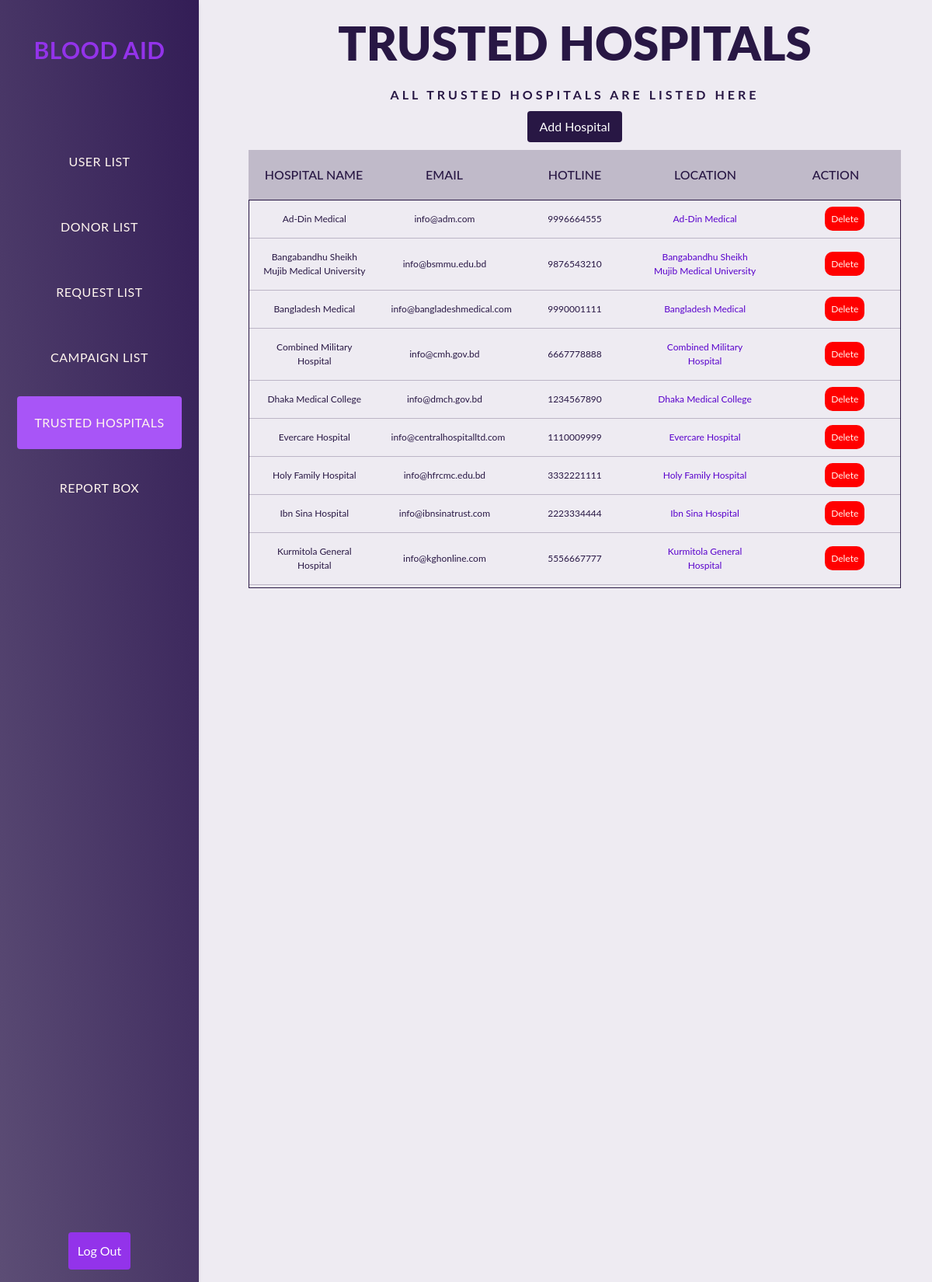
The app's page /admin/hospitals with its own data.
### tables this page shows
CREATE TABLE `trusted_hospitals` (`hospital_name`, `hospital_mail`, `hotline`, `location`);

### views.py (the view, shortened to what this page needs)
def admin_hospitals():
    hospitals = get_trusted_hospitals()
    return render_template('admin_trusted_hospitals.html', hospitals=hospitals)

### models.py (called while the page is built)
def get_trusted_hospitals():
    conn = sqlite3.connect(DB_PATH)
    cursor = conn.cursor()
    cursor.execute("""
        SELECT hospital_name, hospital_mail, hotline, location
        FROM trusted_hospitals
        ORDER BY hospital_name ASC
    """)
    hospitals = cursor.fetchall()
    conn.close()
    return [{'name': row[0], 'email': row[1], 'hotline': row[2], 'location': row[3]} for row in hospitals]

### templates/admin_trusted_hospitals.html (shortened to what this page needs)
<!DOCTYPE html>
<html lang="en">
<head>
    <link rel="stylesheet" type="text/css" href="{{ url_for('static', filename='css/admin_view.css') }}">
    <script src="https://cdn.tailwindcss.com"></script>
</head>
<body>
    <div id="page_wrapper">
        {% include 'admin_navbar.html' %}
        <main>
            <header>
                <div class="text">
                    <h2 class="head_tran"><span>TRUSTED HOSPITALS</span></h2>
                    <p class="head_head">ALL TRUSTED HOSPITALS ARE LISTED HERE</p>
                </div>
                <div class="text-center">
                    <label for="modal_add_hospital" class="add inline-block text-white px-4 py-2 rounded cursor-pointer">
                        Add Hospital
                    </label>
                </div>
            </header>
            <section class="List">
                <div class="tbl-header">
                    <table>
                        <thead>
                            <tr>
                                <th class="text-center">Hospital Name</th>
                                <th class="text-center">Email</th>
                                <th class="text-center">Hotline</th>
                                <th class="text-center">Location</th>
                                <th class="text-center">Action</th>
                            </tr>
                        </thead>
                    </table>
                </div>
                <div class="tbl-content">
                    <table>
                        <tbody>
                            {% for hospital in hospitals %}
                            <tr>
                                <td class="text-center">{{ hospital.name }}</td>
                                <td class="text-center">{{ hospital.email }}</td>
                                <td class="text-center">{{ hospital.hotline }}</td>
                                <td class="text-center">
                                    <a
                                        href="{{ hospital.location }}"
                                        target="_blank"
                                        class="text-blue-600 hover:underline"
                                    >
                                        {{ hospital.name }}
                                    </a>
                                </td>
                                <td class="pl-10 text-center">
                                    <label for="modal_delete_{{ loop.index }}" class="delete bg-red-500 text-white px-3 py-1 rounded cursor-pointer">
                                        Delete
                                    </label>
                                </td>
                            </tr>
                            {% endfor %}
                        </tbody>
                    </table>
                </div>
            </section>
        </main>
    </div>
</body>
</html>

### static/css/admin_view.css (style rules this page uses)
body { margin: 0px; padding: 0px; background-color: var(--accent-dark); }
h2, h3 { margin: 0px; padding: 10px; }
:root { --accent-clr: #2a3ebc; --accent-dark: #a293b82e; --accent-light: rgb(93, 46, 46); --accent-dark_pirple: #281744; --text: seashell; }
#page_wrapper { height: 100vh; display: grid; grid-template-columns: 280px 1fr; font-family: 'Lato', sans-serif; }
a { text-decoration: none; }
.add { margin-top: 10px; margin-bottom: 10px; background-color: #281744; padding: 12px; border-radius: 30px; border: none; cursor: pointer; font-size: 16px; color: white; }
main { padding-bottom: 30px; padding-inline: 40px; }
.head_tran { font-size: 60px; color: #ffffff; text-transform: uppercase; font-weight: 900; text-align: center; transition: .6s; }
.head_head { text-align: center; }
h2 { font-size: 32px; font-weight: 300; color: var(--accent-clr); }
p { line-height: 145%; letter-spacing: 4px; font-weight: 700; color: var(--accent-dark_pirple); margin-bottom: 32px; }
.List { width: 100%; }
table { width: 100%; table-layout: fixed; }
.tbl-header { background-color: #2817443b; }
.tbl-content { height: 500px; overflow-y: scroll; border: 1px solid #281744; }
th { padding: 20px 15px; text-align: left; font-weight: 500; font-size: 16px; color: var(--accent-dark_pirple); text-transform: uppercase; }
td { padding: 15px; text-align: left; font-weight: 400; font-size: 12px; color: var(--accent-dark_pirple); border-bottom: 1px solid #28174440; }
tr>td>.delete { background: red; width: auto; border: none; border-radius: 10px; color: var(--text); padding: 8px; cursor: pointer; }
span { color: var(--accent-dark_pirple); }
.tbl-content a { color: #5902cc; text-decoration: none; }

### records on screen
trusted_hospitals: name "Ad-Din Medical", email "info@adm.com", hotline "9996664555"
trusted_hospitals: name "Bangabandhu Sheikh Mujib Medical University", email "info@bsmmu.edu.bd", hotline "9876543210"
trusted_hospitals: name "Bangladesh Medical", email "info@bangladeshmedical.com", hotline "9990001111"
trusted_hospitals: name "Combined Military Hospital", email "info@cmh.gov.bd", hotline "6667778888"
trusted_hospitals: name "Dhaka Medical College", email "info@dmch.gov.bd", hotline "1234567890"
trusted_hospitals: name "Evercare Hospital", email "info@centralhospitalltd.com", hotline "1110009999"
trusted_hospitals: name "Holy Family Hospital", email "info@hfrcmc.edu.bd", hotline "3332221111"
trusted_hospitals: name "Ibn Sina Hospital", email "info@ibnsinatrust.com", hotline "2223334444"
trusted_hospitals: name "Kurmitola General Hospital", email "info@kghonline.com", hotline "5556667777"
